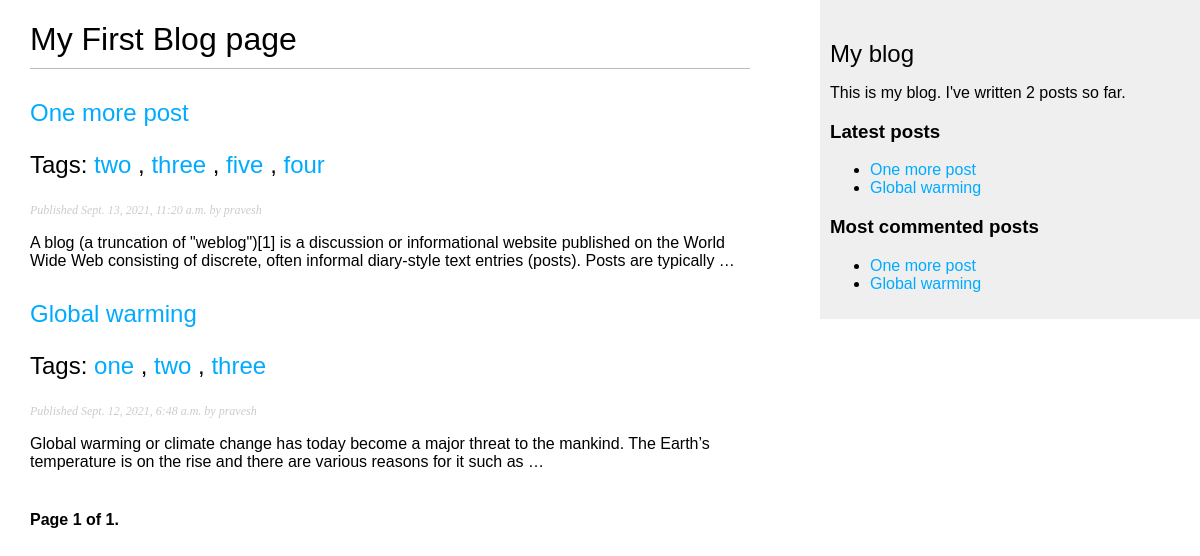
The page /blog/ on the database as committed earlier.
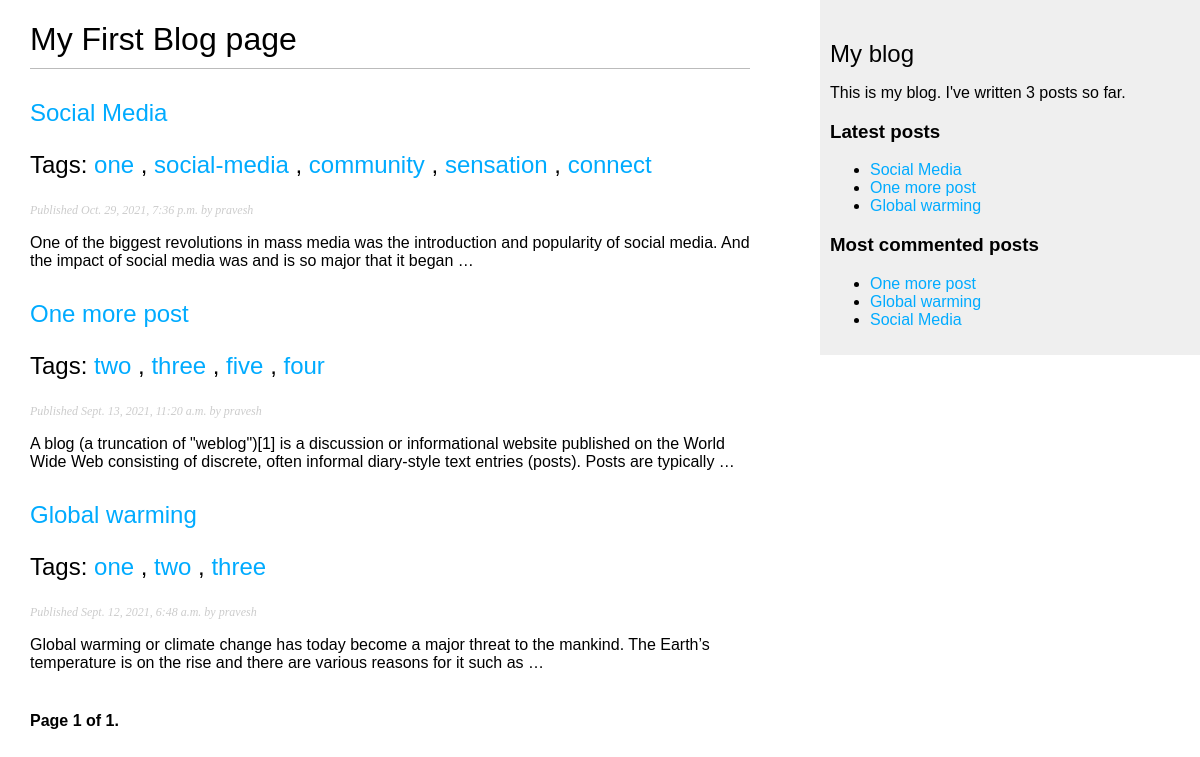
The same page on the database as committed later.
### blog/models.py (models this page shows, shortened)
class Post(models.Model):
    objects = models.Manager()              #default manager
    published = PublishedManager()          #custom manager
    STATUS_CHOICES = (
        ('draft', 'Draft'),
        ('published', 'Published'),
        )
    title = models.CharField(max_length=250)
    slug = models.SlugField(
        max_length=250,
        unique_for_date='publish'
        )
    author = models.ForeignKey(
        User,
        on_delete=models.CASCADE,
        related_name='blog_posts'
        )
    body = models.TextField()
    publish = models.DateTimeField(default=timezone.now)
    created = models.DateTimeField(auto_now_add=True)
    updated = models.DateTimeField(auto_now=True)
    status = models.CharField(
        max_length=10,
        choices=STATUS_CHOICES,
        default='draft'
        )
    tags = TaggableManager()      #The tags manager allows to add, retrieve, and remove tags from Post
    def get_absolute_url(self):
        return reverse(
            'blog:post_detail',
            args=[self.publish.year,
                self.publish.month,
                self.publish.day,
                self.slug]
        )
    class Meta:
        ordering = ('-publish',)

### blog/views.py (the view)
def post_list(request, tag_slug=None):
    object_list = Post.published.all()
    tag = None
    if tag_slug:
        tag = get_object_or_404(Tag, slug = tag_slug)
        object_list = object_list.filter(tags__in=[tag])
    paginator = Paginator(object_list, per_page=3)      #3 posts in each page
    page = request.GET.get('page')
    try:
        posts = paginator.page(page)
    except PageNotAnInteger:
        posts = paginator.page(1)
    except EmptyPage:
        posts = paginator.page(paginator.num_pages)
    args = {
            'page': page,
            'posts': posts,
            'tag': tag
            }
    return render(
        request,
        'blog/post/list.html',
        args
        )

### blog/models.py (called while the page is built)
    def get_queryset(self):
        return super(PublishedManager, self).get_queryset().filter(status='published')

### blog/templatetags/blog_tags.py (called while the page is built)
@register.simple_tag
def total_posts():
    return Post.published.count()

@register.inclusion_tag('blog/post/latest_posts.html')
def show_latest_posts(count=5):
    latest_posts = Post.published.order_by('-publish')[:count]
    args = {'latest_posts': latest_posts}
    return args

@register.simple_tag
def get_most_commented_posts(count = 5):
    return Post.published.annotate(total_comments=Count('comments')).order_by('-total_comments')[:count]

@register.filter(name='markdown')
def markdown_format(text):
    return mark_safe(markdown.markdown(text))

### blog/templates/blog/post/list.html (shortened to what this page needs)
{% extends "blog/base.html" %}
{% load blog_tags %}
{% block content %}
    <h1>My First Blog page</h1>
    {% for post in posts %}
        <h2>
            <a href="{{ post.get_absolute_url }}">
                {{ post.title }}</a>
            <p class="tags">
                Tags:
                {% for tag in post.tags.all %}
                <a href="{% url "blog:post_list_by_tag" tag.slug %}">
                {{ tag.name }}
                </a>
                {% if not forloop.last %}, {% endif %}
                {% endfor %}
            </p>
        </h2>
        <p class="date">
            Published {{ post.publish }} by {{ post.author }}
        </p>
        {{ post.body|markdown|truncatewords_html:30 }}
    {% endfor %}
    {% include "pagination.html" with page=posts %}
{% endblock %}

### blog/templates/blog/base.html (shortened to what this page needs)
{% load blog_tags %}
{% load static %}
<!DOCTYPE html>
<html>
    <head>
        <link href="{% static "css/blog.css" %}" rel="stylesheet">
    </head>
    <body>
        <div id="content">
            {% block content %}
            {% endblock %}
        </div>
        <div id="sidebar">
            <h2>My blog</h2>
            <p>This is my blog. I've written {% total_posts %} posts so far.</p>
            <h3>Latest posts</h3>
            {% show_latest_posts 3 %}
            <h3>Most commented posts</h3>
            {% get_most_commented_posts as most_commented_posts %}
            <ul>
                {% for post in most_commented_posts %}
                <li>
                    <a href="{{ post.get_absolute_url }}">{{ post.title }}</a>
                </li>
                {% endfor %}
            </ul>
        </div>
    </body>
</html>

### blog/templates/pagination.html (shortened to what this page needs)
<div class="pagination">
    <span class="step-links">
    <span class="current">
        Page {{ page.number }} of {{ page.paginator.num_pages }}.
    </span>
    </span>
</div>

### blog/templates/blog/post/latest_posts.html
<ul>
    {% for post in latest_posts %}
    <li>
        <a href="{{ post.get_absolute_url }}">{{ post.title }}</a>
    </li>
    {% endfor %}
</ul>

### blog/static/css/blog.css (style rules this page uses)
body { margin:0; padding:0; font-family:helvetica, sans-serif; }
a { color:#00abff; text-decoration:none; }
h1 { font-weight:normal; border-bottom:1px solid #bbb; padding:0 0 10px 0; }
h2 { font-weight:normal; margin:30px 0 0; }
#content { float:left; width:60%; padding:0 0 0 30px; }
#sidebar { float:right; width:30%; padding:10px; background:#efefef; height:100%; }
p.date { color:#ccc; font-family: georgia, serif; font-size: 12px; font-style: italic; }
.pagination { margin:40px 0; font-weight:bold; }

Rows that differ between the two databases and show on the page:
added Post: title "Social Media", publish "Oct. 29, 2021, 7:36 p.m.", author "pravesh", body "One of the biggest revolutions in mass media was the introduction and popularity of social media. And the impact of social media was and is so major that it began …", Tag (name "one")
added Tag: name "social-media", shown under "Social Media"
added Tag: name "community", shown under "Social Media"
added Tag: name "sensation", shown under "Social Media"
added Tag: name "connect", shown under "Social Media"
Other text that changed with them:
text no longer shown: "2"
text now shown: "3"
